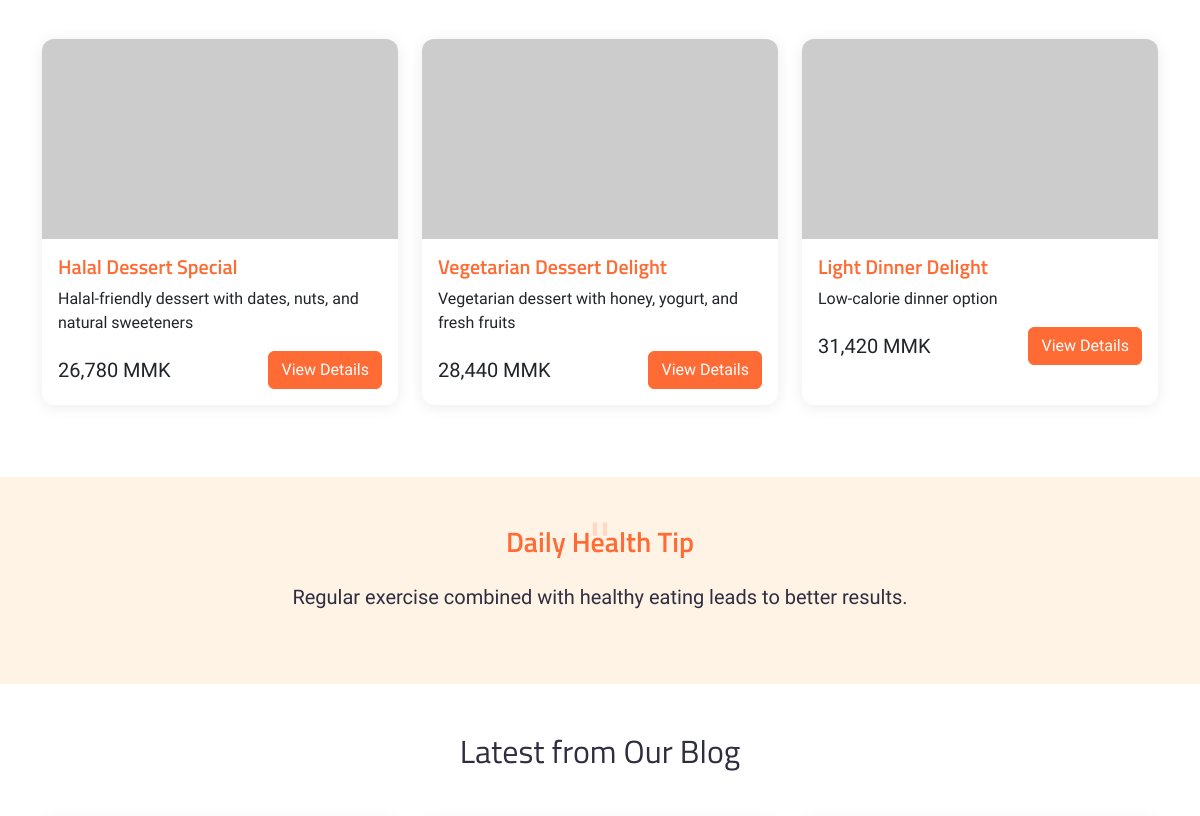
Before: / (middle part) with the older database file.
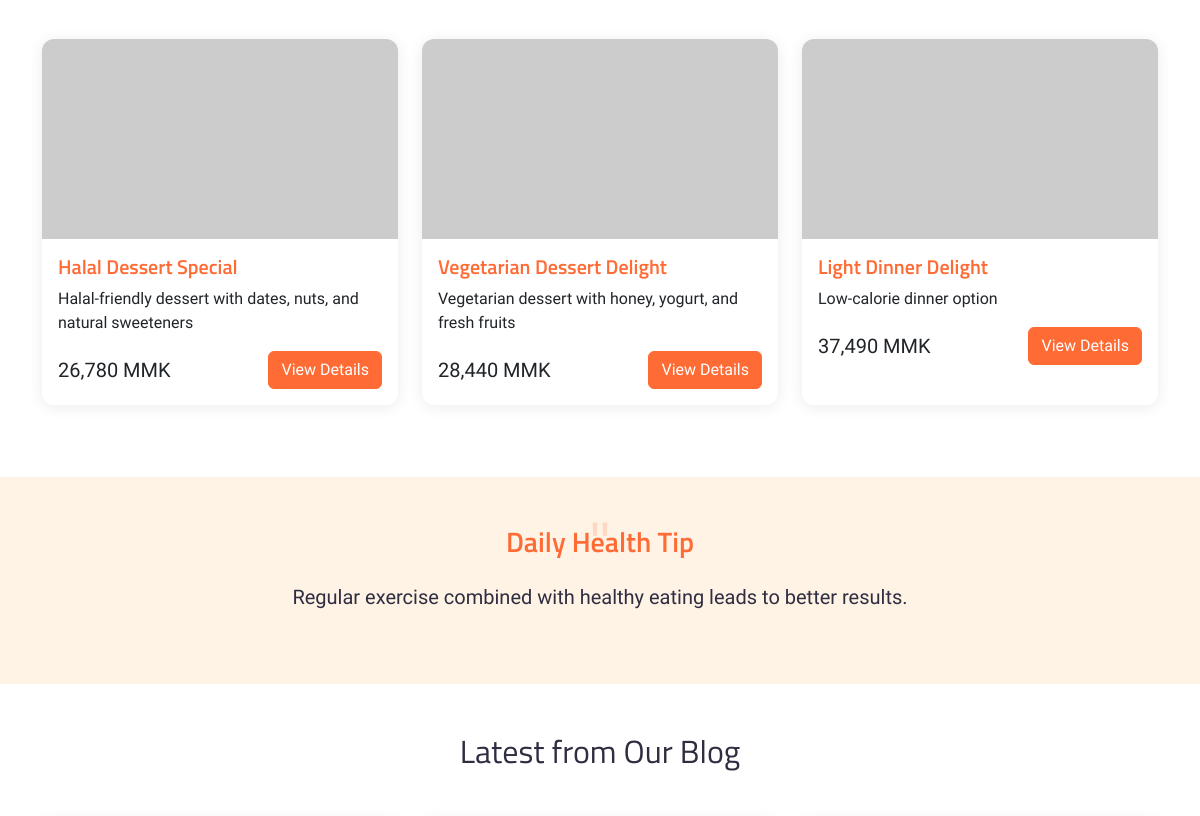
After: the same page with the newer database file.
### tables this page shows
CREATE TABLE meal_kits (
    meal_kit_id INT PRIMARY KEY AUTO_INCREMENT,
    name VARCHAR(100) NOT NULL,
    description TEXT NOT NULL,
    category_id INT,
    preparation_price INT NOT NULL,
    base_calories INT NOT NULL COMMENT 'Calculated from sum of ingredients',
    cooking_time INT,
    servings INT,
    image_url VARCHAR(255),
    is_active TINYINT(1) DEFAULT 1 COMMENT '0: inactive, 1: active',
    created_at TIMESTAMP DEFAULT CURRENT_TIMESTAMP,
    FOREIGN KEY (category_id) REFERENCES categories(category_id)
);

### index.php (the view, shortened to what this page needs)
<?php
require_once 'includes/auth_check.php';
$featured_query = "SELECT mk.*, c.name as category_name,
           SUM(i.calories_per_100g * mki.default_quantity / 100) as base_calories,
           SUM(i.price_per_100g * mki.default_quantity / 100) as ingredients_price
    FROM meal_kits mk
    LEFT JOIN categories c ON mk.category_id = c.category_id
    LEFT JOIN meal_kit_ingredients mki ON mk.meal_kit_id = mki.meal_kit_id
    LEFT JOIN ingredients i ON mki.ingredient_id = i.ingredient_id
    WHERE mk.is_active = 1
    GROUP BY mk.meal_kit_id ORDER BY RAND() LIMIT 3";
$featured_result = $mysqli->query($featured_query);
$tip_query = "SELECT * FROM health_tips ORDER BY RAND() LIMIT 1";
$tip_result = $mysqli->query($tip_query);
$health_tip = $tip_result->fetch_assoc();
?>
<!DOCTYPE html>
<html lang="en">
<head>
    <link href="https://cdn.jsdelivr.net/npm/bootstrap@5.3.0/dist/css/bootstrap.min.css" rel="stylesheet">
    <link rel="stylesheet" href="https://cdn.jsdelivr.net/npm/bootstrap-icons@1.11.3/font/bootstrap-icons.min.css">
    <link rel="stylesheet" href="assets/css/style.css">
</head>
<body>
    <section class="py-5">
        <div class="container">
            <div class="row">
                <?php while($meal = $featured_result->fetch_assoc()): ?>
                <div class="col-md-4 mb-4">
                    <div class="card h-100">
                        <img src="https://placehold.co/600x400/FFF3E6/FF6B35?text=<?php echo urlencode($meal['name']); ?>"
                            class="card-img-top" alt="<?php echo htmlspecialchars($meal['name']); ?>">
                        <div class="card-body">
                            <h5 class="card-title text-primary-custom"><?php echo htmlspecialchars($meal['name']); ?>
                            </h5>
                            <p class="card-text"><?php echo htmlspecialchars($meal['description']); ?></p>
                            <div class="d-flex justify-content-between align-items-center">
                                <span
                                    class="h5 mb-0"><?php echo number_format($meal['preparation_price']+$meal['ingredients_price'], 0); ?> MMK</span>
                                <a href="meal-details.php?id=<?php echo $meal['meal_kit_id']; ?>"
                                    class="btn btn-primary">View Details</a>
                            </div>
                        </div>
                    </div>
                </div>
                <?php endwhile; ?>
            </div>
        </div>
    </section>
    <section class="health-tip-section py-5">
        <div class="container">
            <div class="row align-items-center">
                <div class="col-md-8 mx-auto text-center">
                    <h3 class="mb-4 text-primary-custom">Daily Health Tip</h3>
                    <p class="lead mb-4"><?php echo htmlspecialchars($health_tip['content']); ?></p>
                </div>
            </div>
        </div>
    </section>
    <section class="py-5">
        <div class="container">
            <h2 class="text-center mb-5">Latest from Our Blog</h2>
        </div>
    </section>
</body>
</html>

Changed rows visible on the page:
changed meal_kits "Light Dinner Delight": ingredients_price "31,420" → "37,490"
